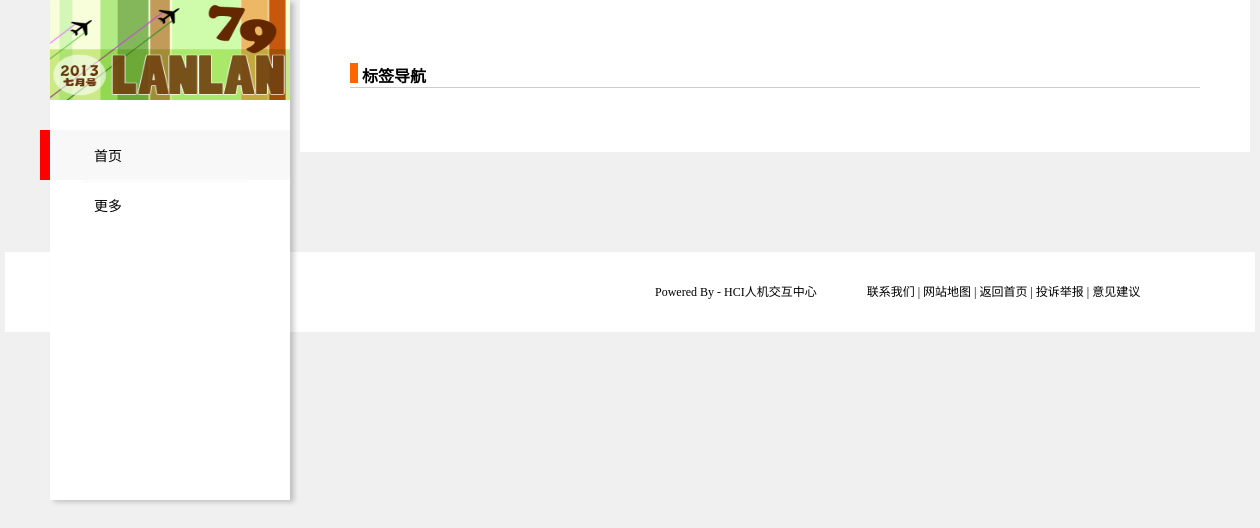
/tagsShow.php, run on an earlier commit of the app's database.
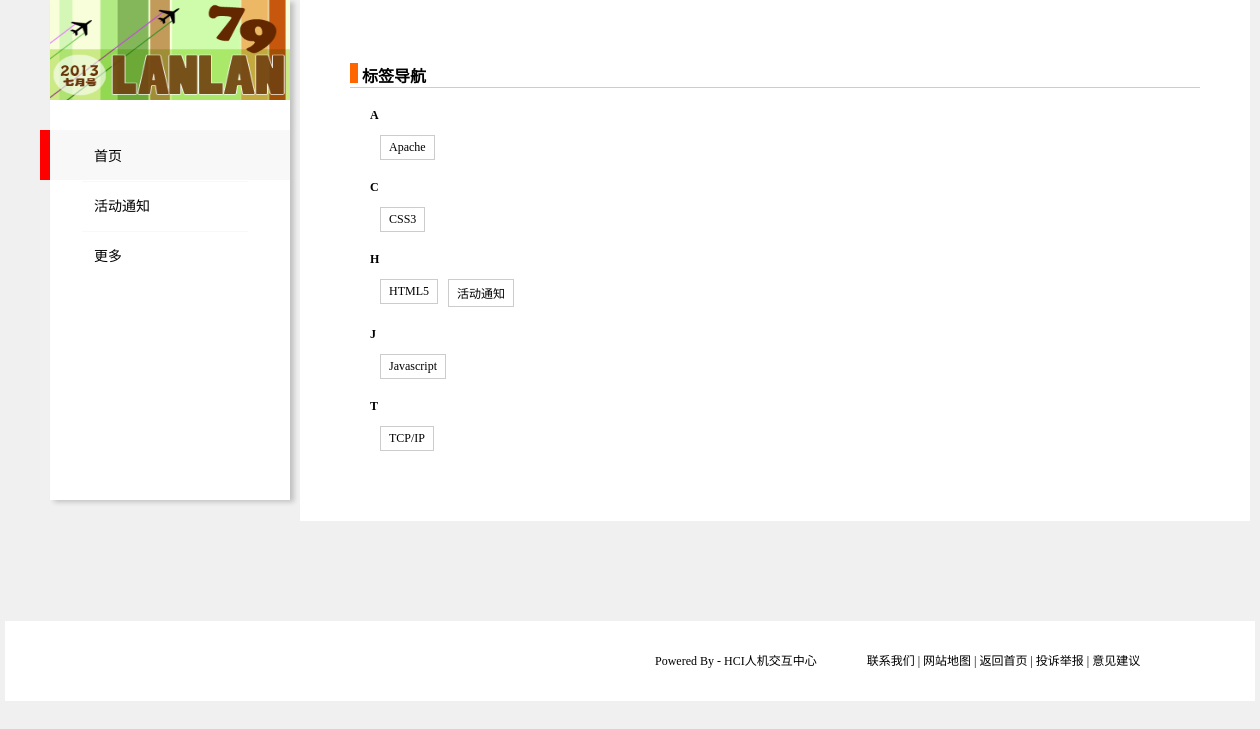
And on a later commit of the database.
### tables this page shows
CREATE TABLE IF NOT EXISTS `tag` (
  `ID` int(10) NOT NULL AUTO_INCREMENT,
  `name` varchar(255) NOT NULL,
  `isFormal` int(1) NOT NULL DEFAULT '0',
  PRIMARY KEY (`ID`)
);

### Models/tag.php (called while the page is built, shortened)
<?php
class tag {
    static function getAllTags($type=-1) {
        global $db;
        if($type==-1) {
            $query = $db->prepare('select * from tag order by name');
            $query->execute();
            $rs = $query->fetchAll();
            return $rs;
        }
        else if($type==0) {
            $query = $db->prepare('select * from tag where isFormal=0 order by name');
            $query->execute();
            $rs = $query->fetchAll();
            return $rs;
        }
        else {
            $query = $db->prepare('select * from tag where isFormal=1 order by name');
            $query->execute();
            $rs = $query->fetchAll();
            return $rs;
        }
    }
}

### Controllers/menu.php (called while the page is built)
<?php
include_once('conf/config.php');
include_once('Models/tag.php');
$menus = tag::getAllTags(1);

### Controllers/tagsShow.php (called while the page is built, shortened)
<?php
include_once('conf/config.php');
include_once('Models/tag.php');
function getAllTags() {
    return tag::getAllTags();
}
function sortTags($tags) {
    $sort = array(
        'A' => array(),
        'B' => array(),
        'C' => array(),
        'D' => array(),
        'E' => array(),
        'F' => array(),
        'G' => array(),
        'H' => array(),
        'I' => array(),
        'J' => array(),
        'K' => array(),
        'L' => array(),
        'M' => array(),
        'N' => array(),
        'O' => array(),
        'P' => array(),
        'Q' => array(),
        'R' => array(),
        'S' => array(),
        'T' => array(),
        'U' => array(),
        'V' => array(),
        'W' => array(),
        'X' => array(),
        'Y' => array(),
        'Z' => array()
    );
    for($i=0;$i<count($tags);++$i) {
        array_push($sort[getFirstLetter($tags[$i]['name'])],$tags[$i]);
    }
    return $sort;
}
function getFirstLetter($str){
        $fchar=ord($str{0});
    if($fchar>=ord('A')&&$fchar<=ord('z')) return strtoupper($str{0});
    $s1=iconv('UTF-8','gb2312',$str);
    $s2=iconv('gb2312','UTF-8',$s1);
    $s=$s2==$str?$s1:$str;
    $asc=ord($s{0})*256+ord($s{1})-65536;
    if($asc>=-17922&&$asc<=-17418) return 'H';
    return null;
}
?>

### tagsShow.php (the view, shortened to what this page needs)
<?php
include_once('Controllers/tagsShow.php');
$tags = getAllTags();
$tagsList = sortTags($tags);
?>
<!DOCTYPE html>
<html>
<head>
	<link rel="stylesheet" type="text/css" href="public/stylesheets/global.css"/>
	<link rel="stylesheet" type="text/css" href="public/stylesheets/tags.css"/>
</head>
<body>
    <?php include_once('menu.php') ?>
	<div id="mainBox">
		<div id="container">
			<div class="container-header">
				<span class="line"></span>
				<h2 class="content-title">&nbsp;标签导航</h2>
			</div>
			<?php
				$keys = array_keys($tagsList);
		        for($i=0;$i<count($tagsList);$i++) {
		        	if(count($tagsList[$keys[$i]])>0) {
		            	echo "<div class='tag-tree'><h3>".$keys[$i]."</h3>";
		            	for($j=0;$j<count($tagsList[$keys[$i]]);$j++) {
                            echo "<ul class='tag-list'><li><a href='index.php?t=".$tagsList[$keys[$i]][$j]['ID']."'>".$tagsList[$keys[$i]][$j]['name']."</a></li>";
		            	}
		            	echo '</div>';
		        	}
		        }
			?>
		</div>
	</div>
	<div id="footer">
		<ul class="footer-box">
			<li class="footer-from">Powered By - HCI人机交互中心</li>
			<li class="footer-info">
				联系我们&nbsp;|&nbsp;网站地图&nbsp;|&nbsp;返回首页&nbsp;|&nbsp;投诉举报&nbsp;|&nbsp;意见建议<br>
			</li>
		</ul>
	</div>
</body>
</html>

### menu.php
<?php
include_once('Controllers/menu.php');
?>
    <div id="nav">
		<a href="index.php" title="hci活动首页">
			<img width="240" height="100" src="public/images/box4.png"id="imgIndex">
		</a>
		<div class="menu">
			<div id="menuLabel" style="display:block; ">
				<span></span>
			</div>
			<ul id="menuList">
                <li>
                    <a href="index.php">首页</a>
                </li>
                <?php
                foreach($menus as $item) {
                    echo '<li>';
                    echo '<a href="index.php?t='.$item['ID'].'">'.$item['name'].'</a>';
                    echo '</li>';
                }
                ?>
                <li>
                    <a href="tagsShow.php">更多</a>
                </li>
			</ul>
		</div>
	</div>

### public/stylesheets/global.css (style rules this page uses)
body { font-size: 12px; margin: 0 auto; font-family: "微软雅黑";background-color: rgb(240,240,240); }
div { margin: 0 auto; }
ul,li { list-style: none; margin: 0; padding: 0; }
img { border: 0px; }
a { color: black; }
a:link { text-decoration: none; }
#mainBox { width: 950px; padding: 0 0 100px 290px; overflow: hidden; }
#nav { width:240px; height: 500px; position: fixed; margin-left: 50px; background-color: rgb(255,255,255); z-index: 15; box-shadow: 4px 2px 5px rgba(0,0,0,.2); -moz-box-shadow: 4px 2px 5px rgba(0,0,0,.2); -webkit-box-shadow: 4px 2px 5px rgba(0,0,0,.2); }
.menu { width: 100%; font-size: 14px; padding-top: 27px; position: relative; z-index: 0; }
#menuLabel { top: 26px; width: 250px; height: 50px; position: absolute; z-index: -1; left: -10px; background-color: rgb(248,248,248); }
#menuLabel span { width:10px; height: 100%; float: left; background-color: red; }
#menuList { padding: 0 32px; overflow: hidden; }
#menuList li { padding: 5px; float: left; border-top: 1px solid rgb(248, 248, 248); }
.menu a { text-indent: 7px; float: left; line-height: 15px; padding: 12px 0; width: 156px; }
#footer { width: 900px; padding-top: 30px; padding-left: 350px; padding-bottom: 50px; background: white; }
.footer-box { padding-left: 300px; }
#footer li { float: left; }
.footer-from { padding-right: 50px; }

### public/stylesheets/tags.css (style rules this page uses)
#container { padding: 50px; background: white; }
.container-header { margin-bottom: 10px; }
.line { float: left; width: 8px; height: 20px; background-color: #ff6600; }
.content-title { font-size: 16px; padding: 0 5px; border-bottom: 1px solid #ccc; }
.tag-tree { margin: 20px; }
.tag-tree h3 { font-size: 12px; clear: both; }
.tag-list { overflow: hidden; }
.tag-list li { float: left; margin-left: 10px; overflow: hidden; }
.tag-list li a { padding: 4px 8px; border: 1px solid #ccc; display: block; }

What changed in the data, as far as the page shows it:
added tag: name "活动通知"
added tag: name "Apache", shown under "A"
added tag: name "CSS3", shown under "C"
added tag: name "HTML5", shown under "H"
added tag: name "Javascript", shown under "J"
added tag: name "TCP/IP", shown under "T"
Also different on the page:
new list line: "A"
new list line: "C"
new list line: "H"
new list line: "J"
new list line: "T"
